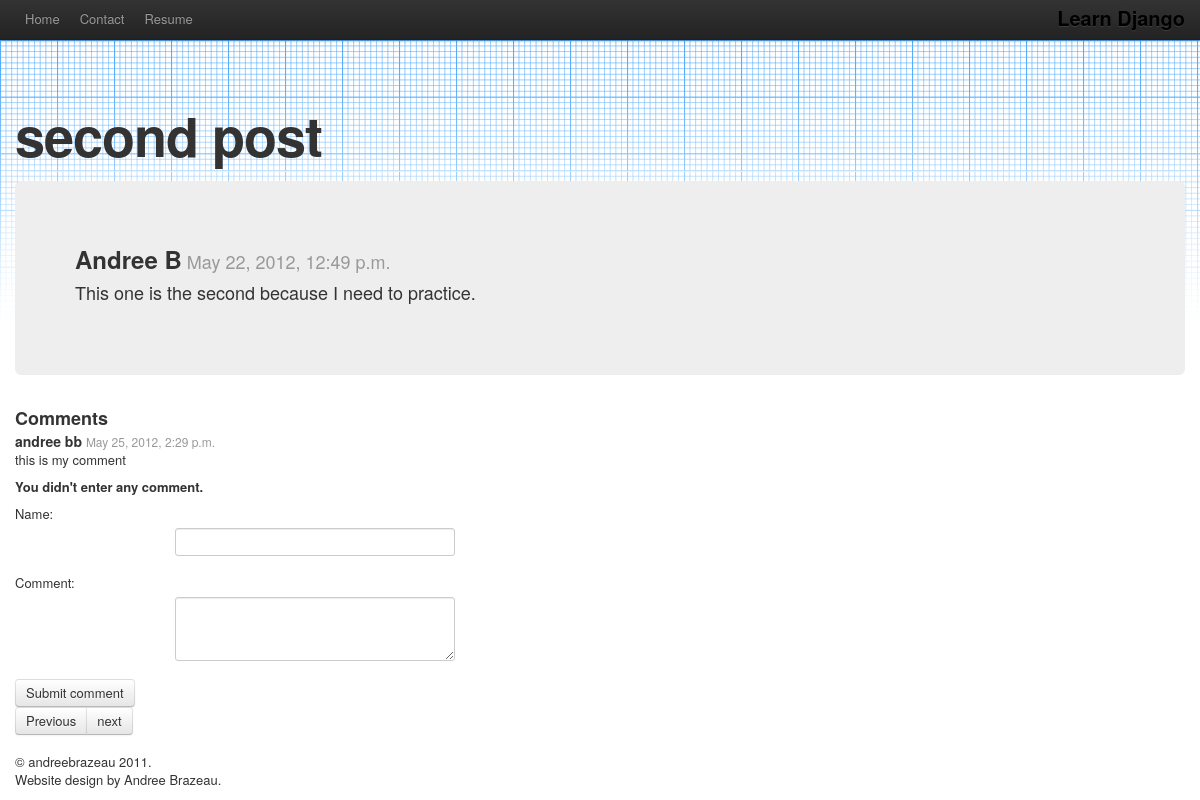
The app's page /blog/2/ with its own data.
### blog/models.py (models this page shows, shortened)
class BlogPost(models.Model):
    title = models.CharField (max_length = 256)
    author = models.CharField (max_length = 256)
    body = models.TextField()
    created = models.DateTimeField(auto_now_add=True)
    def next_post(self):
        nextEntries = BlogPost.objects.filter(id__gt=self.id)
        if (len(nextEntries)>0):
            return nextEntries[0].id
        else:
            return None
    def previous_post(self):
        previousEntries = BlogPost.objects.filter(id__lt=self.id).order_by('-id')
        if (len(previousEntries)>0):
            return previousEntries[0].id
        else:
            return None

class Comment (models.Model):
    crated = models.DateTimeField(auto_now_add=True)
    author = models.CharField ('Name',max_length = 256)
    body = models.TextField('Comment')
    post = models.ForeignKey(BlogPost)

### blog/views.py (the view, shortened to what this page needs)
# urls.py: url(r'^blog/(?P<blog_id>\d+)/$', 'blog.views.blog'),
def blog(request, blog_id):
    p = get_object_or_404(BlogPost, pk=blog_id)
    name = request.POST.get('name', None)
    comment = request.POST.get('comment', None)
    if (name == None or comment == None) :
        return render_to_response('blog_post.html', {
            'blog':p,
            'error_message': "You didn't enter any comment.",
            'blogClass' : 'active',
            }, context_instance = RequestContext(request))

### templates/blog_post.html (shortened to what this page needs)
{% extends "base.html" %}
{% block content %}
	<div class="page-header jumbotron subhead">
		<h1 class = "subhead">{{ blog.title }}</h1>
	</div>
	<div class= "hero-unit">
		<h2>{{blog.author}}<small>  {{blog.created}}</small></h2>
		<p>{{ blog.body }}</p>
	</div>
	<div>
		<h3>Comments</h3>
		{% for comment in blog.comment_set.all %}
			<h4>{{comment.author}}  <small>{{comment.crated}}</small></h4>
			<p>{{comment.body}}</p>
		{% endfor %}
	</div>
	{% if error_message %}<p><strong>{{ error_message }}</strong></p>{% endif %}
	<form action="/blog/{{ blog.id }}/" method="post" class ="form-horizontal">
		<fieldset>
			<div class="control-group">
				<label class "control-label" for ="name">Name:</label>
				<div class = "controls">
					<input type="text" class = "input-xlarge" id = "name" name = "name">
				</div>
			</div>
			<div class="control-group">
				<label class "control-label" for = "comment">Comment:</label>
				<div class = "controls">
					<textarea class = "input-xlarge" id = "comment" rows = "3" name = "comment"></textarea>
				</div>
			</div>
			<div class="form-action">
				<button type="submit" class = "btn btn-primery">Submit comment</button>
			</div>
	</form>
	<div class="btn-group">
	{% if blog.previous_post != None %}
		<a class="btn" href="/blog/{{ blog.previous_post }}/">Previous</a>
	{% endif %}
	{% if blog.next_post != None %}
		<a class="btn" href="/blog/{{ blog.next_post }}/">next</a>
	{% endif %}
	</div>
{% endblock %}

### static/css/docs.css (style rules this page uses)
body { position: relative; padding-top: 90px; background-color: #fff; background-image: url(../images/grid.png); background-repeat: repeat-x; background-position: 0 40px; }
.jumbotron { position: relative; }
.jumbotron h1 { margin-bottom: 9px; font-size: 81px; font-weight: bold; letter-spacing: -1px; line-height: 1; }
.subhead { padding-bottom: 0; margin-bottom: 9px; }
.subhead h1 { font-size: 54px; }

### records on screen
BlogPost: title "second post", author "Andree B", created "May 22, 2012, 12:49 p.m.", body "This one is the second because I need to practice."
Comment: author "andree bb", crated "May 25, 2012, 2:29 p.m.", body "this is my comment"

### other values on screen
{{ error_message }} "You didn't enter any comment."
